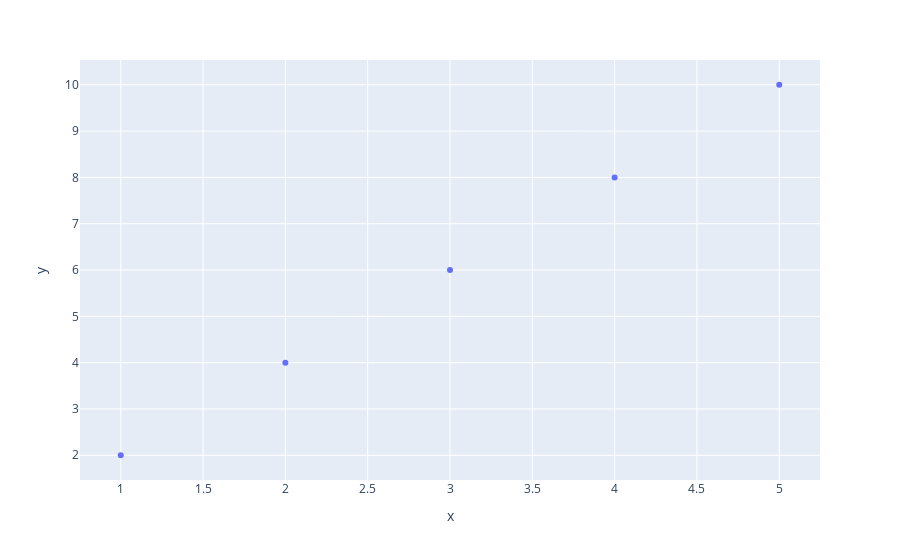

Source (notebook cell):
### Markdown cell above
# Scatter Plot

### Code cell
import plotly.express as px
fig =px.scatter(x=[1,2,3,4,5],y=[2,4,6,8,10])
fig.show()

### Figure 1 — Plotly figure (JSON) as saved in the notebook; plotly's stock layout.template omitted (floating-point values rounded to 4 significant figures)
{"data": [{"hovertemplate": "x=%{x}<br>y=%{y}<extra></extra>", "legendgroup": "", "marker": {"color": "#636efa", "symbol": "circle"}, "mode": "markers", "name": "", "orientation": "v", "showlegend": false, "type": "scatter", "x": [1, 2, 3, 4, 5], "xaxis": "x", "y": [2, 4, 6, 8, 10], "yaxis": "y"}], "layout": {"legend": {"tracegroupgap": 0}, "margin": {"t": 60}, "xaxis": {"anchor": "y", "domain": [0, 1], "title": {"text": "x"}}, "yaxis": {"anchor": "x", "domain": [0, 1], "title": {"text": "y"}}}}
